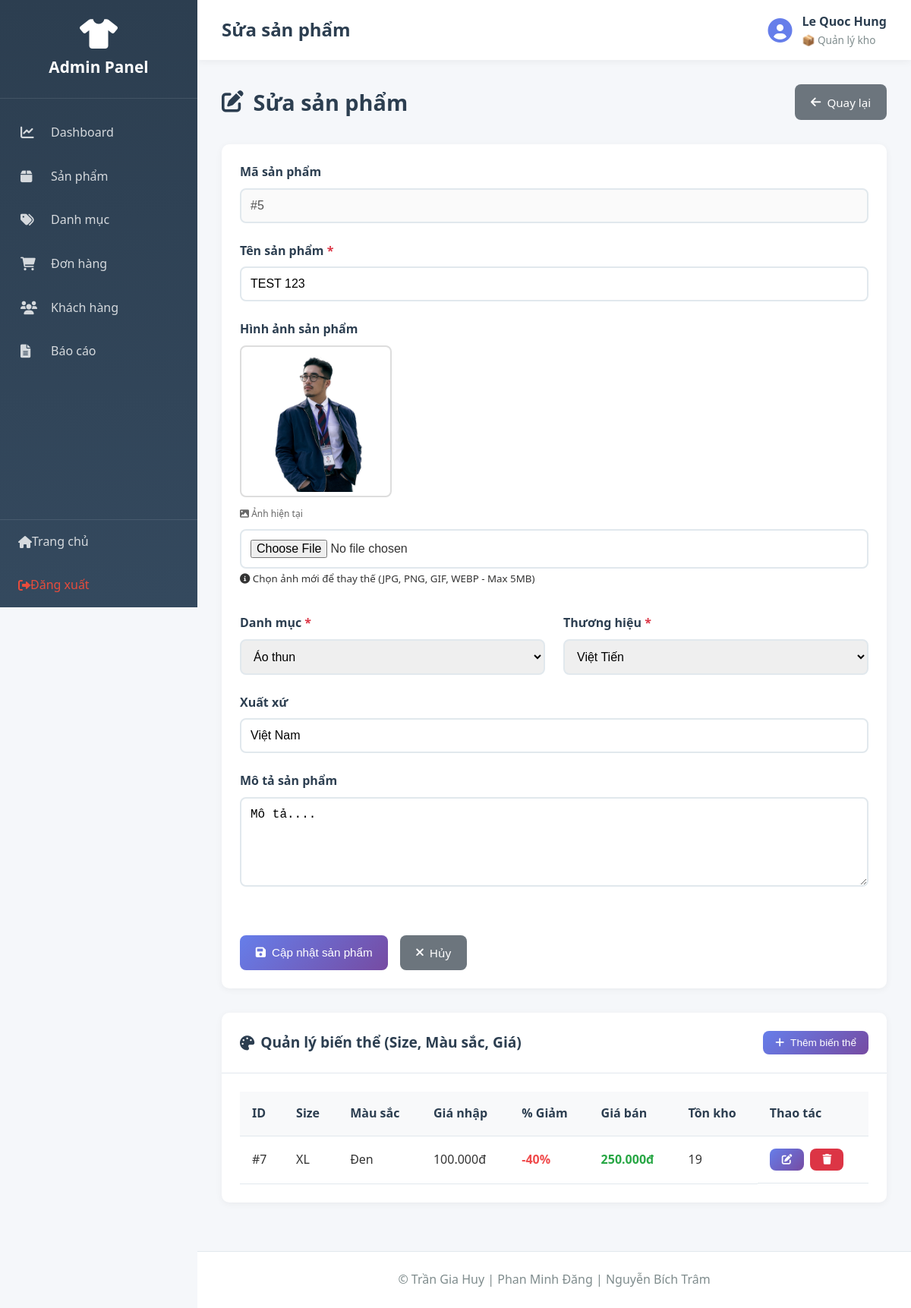
Page /admin/index.php?action=editProduct&id=5 (signed in) on the committed database.
### tables this page shows
CREATE TABLE `nhanvien` (
  `MaNV` int(11) NOT NULL,
  `HoTen` varchar(100) DEFAULT NULL,
  `TenDangNhap` varchar(50) DEFAULT NULL,
  `MatKhau` varchar(255) DEFAULT NULL,
  `Email` varchar(100) DEFAULT NULL,
  `SoDienThoai` varchar(15) DEFAULT NULL,
  `MaVaiTro` int(11) DEFAULT NULL,
  `TrangThai` varchar(20) DEFAULT 'active'
);

CREATE TABLE `vaitro` (
  `MaVaiTro` int(11) NOT NULL,
  `TenVaiTro` varchar(50) DEFAULT NULL,
  `QuyenHan` enum('ToanQuyen','NhapXuat','XemBanHang') DEFAULT NULL
);

CREATE TABLE `sanpham` (
  `MaSP` int(11) NOT NULL,
  `TenSP` varchar(100) DEFAULT NULL,
  `MaDM` int(11) DEFAULT NULL,
  `MaTH` int(11) DEFAULT NULL,
  `XuatXu` varchar(100) DEFAULT NULL,
  `MoTa` text DEFAULT NULL,
  `HinhAnh` varchar(255) DEFAULT NULL
);

CREATE TABLE `danhmuc` (
  `MaDM` int(11) NOT NULL,
  `TenDM` varchar(100) DEFAULT NULL,
  `MaDM_Cha` int(11) DEFAULT NULL
);

CREATE TABLE `thuonghieu` (
  `MaTH` int(11) NOT NULL,
  `TenTH` varchar(100) DEFAULT NULL
);

CREATE TABLE `sanpham_bienthe` (
  `MaSP_BienThe` int(11) NOT NULL,
  `MaSP` int(11) DEFAULT NULL,
  `KichThuoc` varchar(10) DEFAULT NULL,
  `MauSac` varchar(50) DEFAULT NULL,
  `GiaNhap` decimal(10,2) DEFAULT NULL,
  `GiaBan` decimal(10,2) DEFAULT NULL,
  `GiaGoc` decimal(10,2) DEFAULT NULL,
  `TonKho` int(11) DEFAULT NULL,
  `NgayCapNhat` date DEFAULT NULL
);

### app/views/admin/products/edit.php (the view, shortened to what the rows shown need)
<?php require_once __DIR__ . '/../../layouts/admin_header.php'; ?>
<div class="page-header">
    <h2><i class="fas fa-edit"></i> Sửa sản phẩm</h2>
    <a href="index.php?action=products" class="btn btn-secondary">
        <i class="fas fa-arrow-left"></i> Quay lại
    </a>
</div>
<div class="admin-card">
    <div class="card-body">
        <form method="POST" action="" enctype="multipart/form-data" class="admin-form">
            <div class="form-row">
                <div class="form-group">
                    <label>Mã sản phẩm</label>
                    <input type="text" class="form-control" value="#<?php echo $product['MaSP']; ?>" disabled>
                </div>
            </div>
            <div class="form-row">
                <div class="form-group">
                    <label for="ten_sp">Tên sản phẩm <span class="required">*</span></label>
                    <input type="text"
                           id="ten_sp"
                           name="ten_sp"
                           class="form-control"
                           value="<?php echo htmlspecialchars($product['TenSP']); ?>"
                           required>
                </div>
            </div>
            <div class="form-row">
                <div class="form-group">
                    <label for="hinh_anh">Hình ảnh sản phẩm</label>
                    <?php if (!empty($product['HinhAnh'])): ?>
                    <div style="margin-bottom: 10px;">
                        <img src="../public/uploads/products/<?php echo htmlspecialchars($product['HinhAnh']); ?>"
                             style="max-width: 200px; max-height: 200px; border: 2px solid #ddd; padding: 5px; border-radius: 8px;">
                        <p style="margin: 5px 0; font-size: 12px; color: #666;">
                            <i class="fas fa-image"></i> Ảnh hiện tại
                        </p>
                    </div>
                    <?php endif; ?>
                    <input type="file"
                           id="hinh_anh"
                           name="hinh_anh"
                           class="form-control"
                           accept="image/jpeg,image/jpg,image/png,image/gif,image/webp">
                    <small class="form-hint">
                        <i class="fas fa-info-circle"></i>
                        Chọn ảnh mới để thay thế (JPG, PNG, GIF, WEBP - Max 5MB)
                    </small>
                </div>
            </div>
            <div class="form-row">
                <div class="form-group">
                    <label for="ma_dm">Danh mục <span class="required">*</span></label>
                    <select id="ma_dm" name="ma_dm" class="form-control" required>
                        <?php foreach ($categories as $category): ?>
                        <option value="<?php echo $category['MaDM']; ?>"
                                <?php echo $category['MaDM'] == $product['MaDM'] ? 'selected' : ''; ?>>
                            <?php echo htmlspecialchars($category['TenDM']); ?>
                        </option>
                        <?php endforeach; ?>
                    </select>
                </div>
                <div class="form-group">
                    <label for="ma_th">Thương hiệu <span class="required">*</span></label>
                    <select id="ma_th" name="ma_th" class="form-control" required>
                        <?php foreach ($brands as $brand): ?>
                        <option value="<?php echo $brand['MaTH']; ?>"
                                <?php echo $brand['MaTH'] == $product['MaTH'] ? 'selected' : ''; ?>>
                            <?php echo htmlspecialchars($brand['TenTH']); ?>
                        </option>
                        <?php endforeach; ?>
                    </select>
                </div>
            </div>
            <div class="form-row">
                <div class="form-group">
                    <label for="xuat_xu">Xuất xứ</label>
                    <input type="text"
                           id="xuat_xu"
                           name="xuat_xu"
                           class="form-control"
                           value="<?php echo htmlspecialchars($product['XuatXu']); ?>">
                </div>
            </div>
            <div class="form-row">
                <div class="form-group">
                    <label for="mo_ta">Mô tả sản phẩm</label>
                    <textarea id="mo_ta"
                              name="mo_ta"
                              class="form-control"
                              rows="5"><?php echo htmlspecialchars($product['MoTa']); ?></textarea>
                </div>
            </div>
            <div class="form-actions">
                <button type="submit" class="btn btn-primary">
                    <i class="fas fa-save"></i> Cập nhật sản phẩm
                </button>
                <a href="index.php?action=products" class="btn btn-secondary">
                    <i class="fas fa-times"></i> Hủy
                </a>
            </div>
        </form>
    </div>
</div>
<div class="admin-card">
    <div class="card-header">
        <h3><i class="fas fa-palette"></i> Quản lý biến thể (Size, Màu sắc, Giá)</h3>
        <button onclick="showAddVariantForm()" class="btn btn-sm btn-primary">
            <i class="fas fa-plus"></i> Thêm biến thể
        </button>
    </div>
    <div class="card-body">
        <?php if (!empty($variants)): ?>
        <table class="data-table" id="variants-table">
            <thead>
                <tr>
                    <th>ID</th>
                    <th>Size</th>
                    <th>Màu sắc</th>
                    <th>Giá nhập</th>
                    <th>% Giảm</th>
                    <th>Giá bán</th>
                    <th>Tồn kho</th>
                    <th>Thao tác</th>
                </tr>
            </thead>
            <tbody>
                <?php foreach ($variants as $variant): ?>
                <tr id="variant-<?php echo $variant['MaSP_BienThe']; ?>">
                    <td>#<?php echo $variant['MaSP_BienThe']; ?></td>
                    <td>
                        <span class="var-text"><?php echo htmlspecialchars($variant['KichThuoc']); ?></span>
                    </td>
                    <td>
                        <span class="var-text"><?php echo htmlspecialchars($variant['MauSac']); ?></span>
                    </td>
                    <td>
                        <span class="var-text"><?php echo number_format($variant['GiaNhap'], 0, ',', '.'); ?>đ</span>
                    </td>
                    <td>
                        <?php
                        $phanTramGiam = 0;
                        if ($variant['GiaGoc'] > 0 && $variant['GiaGoc'] > $variant['GiaBan']) {
                            $phanTramGiam = round((($variant['GiaGoc'] - $variant['GiaBan']) / $variant['GiaGoc']) * 100);
                        }
                        ?>
                        <span class="var-text">
                            <?php if ($phanTramGiam > 0): ?>
                                <span style="color: #f04b4c; font-weight: bold;">-<?php echo $phanTramGiam; ?>%</span>
                            <?php else: ?>
                                <span style="color: #999;">0%</span>
                            <?php endif; ?>
                        </span>
                    </td>
                    <td>
                        <span class="var-text text-success"><strong><?php echo number_format($variant['GiaBan'], 0, ',', '.'); ?>đ</strong></span>
                    </td>
                    <td>
                        <span class="var-text"><?php echo $variant['TonKho']; ?></span>
                    </td>
                    <td class="actions">
                        <button onclick="editVariant(<?php echo $variant['MaSP_BienThe']; ?>)" class="btn btn-sm btn-primary btn-edit">
                            <i class="fas fa-edit"></i>
                        </button>
                        <a href="index.php?action=deleteVariant&id=<?php echo $variant['MaSP_BienThe']; ?>&product_id=<?php echo $product['MaSP']; ?>"
                           class="btn btn-sm btn-danger"
                           onclick="return confirm('Bạn có chắc muốn xóa biến thể này?')">
                            <i class="fas fa-trash"></i>
                        </a>
                    </td>
                </tr>
                <?php endforeach; ?>
            </tbody>
        </table>
        <?php endif; ?>
    </div>
</div>
<?php require_once __DIR__ . '/../../layouts/admin_footer.php'; ?>

### app/views/layouts/admin_header.php (shortened to what the rows shown need)
<!DOCTYPE html>
<html lang="vi">
<head>
    <link rel="stylesheet" href="../public/css/admin.css">
    <link rel="stylesheet" href="https://cdnjs.cloudflare.com/ajax/libs/font-awesome/6.0.0/css/all.min.css">
</head>
<body class="admin-panel">
    <?php
    require_once __DIR__ . '/../../models/Admin.php';
    $adminModel = new Admin();
    $currentAdmin = $adminModel->getCurrentAdmin();
    ?>
    <aside class="admin-sidebar">
        <div class="sidebar-header">
            <i class="fas fa-tshirt"></i>
            <h2>Admin Panel</h2>
        </div>
        <nav class="sidebar-nav">
            <a href="index.php?action=dashboard" class="nav-item">
                <i class="fas fa-chart-line"></i>
                <span>Dashboard</span>
            </a>
            <a href="index.php?action=products" class="nav-item">
                <i class="fas fa-box"></i>
                <span>Sản phẩm</span>
            </a>
            <a href="index.php?action=categories" class="nav-item">
                <i class="fas fa-tags"></i>
                <span>Danh mục</span>
            </a>
            <a href="index.php?action=orders" class="nav-item">
                <i class="fas fa-shopping-cart"></i>
                <span>Đơn hàng</span>
            </a>
            <a href="index.php?action=customers" class="nav-item">
                <i class="fas fa-users"></i>
                <span>Khách hàng</span>
            </a>
            <a href="index.php?action=reports" class="nav-item">
                <i class="fas fa-file-alt"></i>
                <span>Báo cáo</span>
            </a>
        </nav>
        <div class="sidebar-footer">
            <a href="../public/index.php" class="nav-item">
                <i class="fas fa-home"></i>
                <span>Trang chủ</span>
            </a>
            <a href="index.php?action=logout" class="nav-item logout">
                <i class="fas fa-sign-out-alt"></i>
                <span>Đăng xuất</span>
            </a>
        </div>
    </aside>
    <div class="admin-main">
        <header class="admin-topbar">
            <div class="topbar-left">
                <h1><?php echo $page_title ?? 'Admin Panel'; ?></h1>
            </div>
            <div class="topbar-right">
                <div class="admin-info">
                    <i class="fas fa-user-circle fa-2x"></i>
                    <div>
                        <strong><?php echo $currentAdmin['HoTen'] ?? 'Admin'; ?></strong>
                        <small>
                            <?php
                            $roleName = $currentAdmin['TenVaiTro'] ?? $_SESSION['admin_role'] ?? 'Nhân viên';
                            $permission = $currentAdmin['QuyenHan'] ?? $_SESSION['admin_permission'] ?? '';
                            $roleIcons = [
                                'ToanQuyen' => '👑',
                                'NhapXuat' => '📦',
                                'XemBanHang' => '👤'
                            ];
                            echo ($roleIcons[$permission] ?? '👤') . ' ' . htmlspecialchars($roleName);
                            ?>
                        </small>
                    </div>
                </div>
            </div>
        </header>
        <main class="admin-content">

### rows in the picture
nhanvien: HoTen "Le Quoc Hung", MaVaiTro.QuyenHan "📦", MaVaiTro.TenVaiTro "Quản lý kho"
sanpham: MaSP "#5", ten_sp "TEST 123", HinhAnh (picture), ma_dm "Áo thun", ma_th "Việt Tiến", xuat_xu "Việt Nam", mo_ta "Mô tả...."
sanpham_bienthe: MaSP_BienThe "7", KichThuoc "XL", MauSac "Đen", GiaNhap "100.000", phanTramGiam "40", GiaBan "250.000", TonKho "19"

### other values in the picture
$page_title "Sửa sản phẩm"
